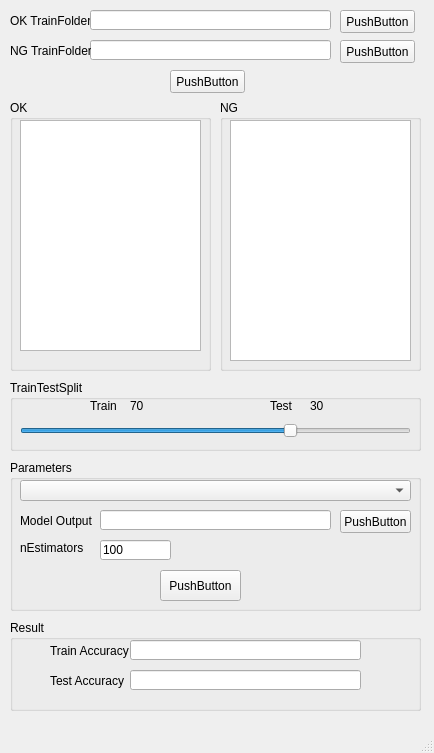
<?xml version="1.0" encoding="UTF-8"?>
<ui version="4.0">
 <class>MainWindow</class>
 <widget class="QMainWindow" name="MainWindow">
  <property name="geometry">
   <rect>
    <x>0</x>
    <y>0</y>
    <width>434</width>
    <height>753</height>
   </rect>
  </property>
  <property name="windowTitle">
   <string>MainWindow</string>
  </property>
  <widget class="QWidget" name="centralwidget">
   <widget class="QWidget" name="verticalLayoutWidget">
    <property name="geometry">
     <rect>
      <x>0</x>
      <y>0</y>
      <width>2</width>
      <height>2</height>
     </rect>
    </property>
    <layout class="QVBoxLayout" name="verticalLayout"/>
   </widget>
   <widget class="QPushButton" name="pushButton">
    <property name="geometry">
     <rect>
      <x>340</x>
      <y>10</y>
      <width>75</width>
      <height>23</height>
     </rect>
    </property>
    <property name="text">
     <string>PushButton</string>
    </property>
   </widget>
   <widget class="QLabel" name="label">
    <property name="geometry">
     <rect>
      <x>10</x>
      <y>10</y>
      <width>81</width>
      <height>21</height>
     </rect>
    </property>
    <property name="text">
     <string>OK TrainFolder</string>
    </property>
   </widget>
   <widget class="QLineEdit" name="lineEdit">
    <property name="geometry">
     <rect>
      <x>90</x>
      <y>10</y>
      <width>241</width>
      <height>20</height>
     </rect>
    </property>
   </widget>
   <widget class="QPushButton" name="pushButton_2">
    <property name="geometry">
     <rect>
      <x>170</x>
      <y>70</y>
      <width>75</width>
      <height>23</height>
     </rect>
    </property>
    <property name="text">
     <string>PushButton</string>
    </property>
   </widget>
   <widget class="QLineEdit" name="lineEdit_2">
    <property name="geometry">
     <rect>
      <x>90</x>
      <y>40</y>
      <width>241</width>
      <height>20</height>
     </rect>
    </property>
   </widget>
   <widget class="QPushButton" name="pushButton_3">
    <property name="geometry">
     <rect>
      <x>340</x>
      <y>40</y>
      <width>75</width>
      <height>23</height>
     </rect>
    </property>
    <property name="text">
     <string>PushButton</string>
    </property>
   </widget>
   <widget class="QLabel" name="label_2">
    <property name="geometry">
     <rect>
      <x>10</x>
      <y>40</y>
      <width>81</width>
      <height>21</height>
     </rect>
    </property>
    <property name="text">
     <string>NG TrainFolder</string>
    </property>
   </widget>
   <widget class="QGroupBox" name="groupBox">
    <property name="geometry">
     <rect>
      <x>10</x>
      <y>100</y>
      <width>201</width>
      <height>271</height>
     </rect>
    </property>
    <property name="title">
     <string>OK</string>
    </property>
    <widget class="QListWidget" name="listWidget">
     <property name="geometry">
      <rect>
       <x>10</x>
       <y>20</y>
       <width>181</width>
       <height>231</height>
      </rect>
     </property>
    </widget>
   </widget>
   <widget class="QGroupBox" name="groupBox_2">
    <property name="geometry">
     <rect>
      <x>220</x>
      <y>100</y>
      <width>201</width>
      <height>271</height>
     </rect>
    </property>
    <property name="title">
     <string>NG</string>
    </property>
    <widget class="QListWidget" name="listWidget_2">
     <property name="geometry">
      <rect>
       <x>10</x>
       <y>20</y>
       <width>181</width>
       <height>241</height>
      </rect>
     </property>
    </widget>
   </widget>
   <widget class="QGroupBox" name="groupBox_3">
    <property name="geometry">
     <rect>
      <x>10</x>
      <y>460</y>
      <width>411</width>
      <height>151</height>
     </rect>
    </property>
    <property name="title">
     <string>Parameters</string>
    </property>
    <widget class="QComboBox" name="comboBox">
     <property name="geometry">
      <rect>
       <x>10</x>
       <y>20</y>
       <width>391</width>
       <height>21</height>
      </rect>
     </property>
    </widget>
    <widget class="QPushButton" name="pushButton_4">
     <property name="geometry">
      <rect>
       <x>150</x>
       <y>110</y>
       <width>81</width>
       <height>31</height>
      </rect>
     </property>
     <property name="text">
      <string>PushButton</string>
     </property>
    </widget>
    <widget class="QLabel" name="label_7">
     <property name="geometry">
      <rect>
       <x>10</x>
       <y>50</y>
       <width>81</width>
       <height>21</height>
      </rect>
     </property>
     <property name="text">
      <string>Model Output</string>
     </property>
    </widget>
    <widget class="QPushButton" name="pushButton_5">
     <property name="geometry">
      <rect>
       <x>330</x>
       <y>50</y>
       <width>71</width>
       <height>23</height>
      </rect>
     </property>
     <property name="text">
      <string>PushButton</string>
     </property>
    </widget>
    <widget class="QLineEdit" name="lineEdit_3">
     <property name="geometry">
      <rect>
       <x>90</x>
       <y>50</y>
       <width>231</width>
       <height>20</height>
      </rect>
     </property>
    </widget>
    <widget class="QLabel" name="label_8">
     <property name="geometry">
      <rect>
       <x>10</x>
       <y>80</y>
       <width>71</width>
       <height>16</height>
      </rect>
     </property>
     <property name="text">
      <string>nEstimators</string>
     </property>
    </widget>
    <widget class="QLineEdit" name="lineEdit_4">
     <property name="geometry">
      <rect>
       <x>90</x>
       <y>80</y>
       <width>71</width>
       <height>20</height>
      </rect>
     </property>
     <property name="text">
      <string>100</string>
     </property>
    </widget>
   </widget>
   <widget class="QGroupBox" name="groupBox_4">
    <property name="geometry">
     <rect>
      <x>10</x>
      <y>380</y>
      <width>411</width>
      <height>71</height>
     </rect>
    </property>
    <property name="title">
     <string>TrainTestSplit</string>
    </property>
    <widget class="QLabel" name="label_3">
     <property name="geometry">
      <rect>
       <x>80</x>
       <y>20</y>
       <width>50</width>
       <height>12</height>
      </rect>
     </property>
     <property name="text">
      <string>Train</string>
     </property>
    </widget>
    <widget class="QLabel" name="label_4">
     <property name="geometry">
      <rect>
       <x>260</x>
       <y>20</y>
       <width>50</width>
       <height>12</height>
      </rect>
     </property>
     <property name="text">
      <string>Test</string>
     </property>
    </widget>
    <widget class="QSlider" name="horizontalSlider">
     <property name="geometry">
      <rect>
       <x>10</x>
       <y>40</y>
       <width>391</width>
       <height>22</height>
      </rect>
     </property>
     <property name="maximum">
      <number>100</number>
     </property>
     <property name="value">
      <number>70</number>
     </property>
     <property name="orientation">
      <enum>Qt::Horizontal</enum>
     </property>
     <property name="tickPosition">
      <enum>QSlider::NoTicks</enum>
     </property>
    </widget>
    <widget class="QLabel" name="label_5">
     <property name="geometry">
      <rect>
       <x>120</x>
       <y>20</y>
       <width>50</width>
       <height>12</height>
      </rect>
     </property>
     <property name="text">
      <string>70</string>
     </property>
    </widget>
    <widget class="QLabel" name="label_6">
     <property name="geometry">
      <rect>
       <x>300</x>
       <y>20</y>
       <width>50</width>
       <height>12</height>
      </rect>
     </property>
     <property name="text">
      <string>30</string>
     </property>
    </widget>
   </widget>
   <widget class="QGroupBox" name="groupBox_5">
    <property name="geometry">
     <rect>
      <x>10</x>
      <y>620</y>
      <width>411</width>
      <height>91</height>
     </rect>
    </property>
    <property name="title">
     <string>Result</string>
    </property>
    <widget class="QLineEdit" name="lineEdit_5">
     <property name="geometry">
      <rect>
       <x>120</x>
       <y>20</y>
       <width>231</width>
       <height>20</height>
      </rect>
     </property>
    </widget>
    <widget class="QLabel" name="label_9">
     <property name="geometry">
      <rect>
       <x>40</x>
       <y>20</y>
       <width>81</width>
       <height>21</height>
      </rect>
     </property>
     <property name="text">
      <string>Train Accuracy</string>
     </property>
    </widget>
    <widget class="QLineEdit" name="lineEdit_6">
     <property name="geometry">
      <rect>
       <x>120</x>
       <y>50</y>
       <width>231</width>
       <height>20</height>
      </rect>
     </property>
    </widget>
    <widget class="QLabel" name="label_10">
     <property name="geometry">
      <rect>
       <x>40</x>
       <y>50</y>
       <width>81</width>
       <height>21</height>
      </rect>
     </property>
     <property name="text">
      <string>Test Accuracy</string>
     </property>
    </widget>
   </widget>
  </widget>
  <widget class="QMenuBar" name="menubar">
   <property name="geometry">
    <rect>
     <x>0</x>
     <y>0</y>
     <width>434</width>
     <height>21</height>
    </rect>
   </property>
  </widget>
  <widget class="QStatusBar" name="statusbar"/>
 </widget>
 <resources/>
 <connections/>
</ui>
